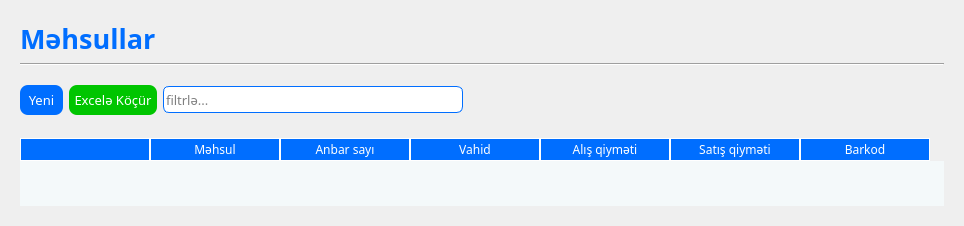
         <widget class="QWidget" name="products_page">
          <layout class="QVBoxLayout" name="verticalLayout_11">
           <item>
            <widget class="QWidget" name="products_widget" native="true">
             <property name="font">
              <font>
               <family>Sans Serif</family>
              </font>
             </property>
             <property name="focusPolicy">
              <enum>Qt::NoFocus</enum>
             </property>
             <layout class="QVBoxLayout" name="verticalLayout_10">
              <item>
               <widget class="QLabel" name="label_products">
                <property name="font">
                 <font>
                  <family>Sans Serif</family>
                  <pointsize>20</pointsize>
                  <weight>75</weight>
                  <bold>true</bold>
                 </font>
                </property>
                <property name="focusPolicy">
                 <enum>Qt::NoFocus</enum>
                </property>
                <property name="styleSheet">
                 <string notr="true">background-color:transparent;
color:#006EFF;</string>
                </property>
                <property name="text">
                 <string>Məhsullar</string>
                </property>
               </widget>
              </item>
              <item>
               <widget class="Line" name="line_3">
                <property name="font">
                 <font>
                  <family>Sans Serif</family>
                 </font>
                </property>
                <property name="focusPolicy">
                 <enum>Qt::NoFocus</enum>
                </property>
                <property name="orientation">
                 <enum>Qt::Horizontal</enum>
                </property>
               </widget>
              </item>
              <item>
               <spacer name="verticalSpacer_9">
                <property name="font">
                 <font>
                  <family>Sans Serif</family>
                 </font>
                </property>
                <property name="focusPolicy">
                 <enum>Qt::NoFocus</enum>
                </property>
                <property name="orientation">
                 <enum>Qt::Vertical</enum>
                </property>
                <property name="sizeType">
                 <enum>QSizePolicy::Fixed</enum>
                </property>
                <property name="sizeHint" stdset="0">
                 <size>
                  <width>20</width>
                  <height>13</height>
                 </size>
                </property>
               </spacer>
              </item>
              <item>
               <layout class="QHBoxLayout" name="horizontalLayout">
                <item>
                 <widget class="QPushButton" name="button_new_product">
                  <property name="maximumSize">
                   <size>
                    <width>125</width>
                    <height>16777215</height>
                   </size>
                  </property>
                  <property name="font">
                   <font>
                    <family>Sans Serif</family>
                    <pointsize>10</pointsize>
                    <weight>50</weight>
                    <bold>false</bold>
                   </font>
                  </property>
                  <property name="cursor">
                   <cursorShape>PointingHandCursor</cursorShape>
                  </property>
                  <property name="focusPolicy">
                   <enum>Qt::NoFocus</enum>
                  </property>
                  <property name="toolTip">
                   <string>Ctrl+N</string>
                  </property>
                  <property name="styleSheet">
                   <string notr="true">QPushButton{
	background-color:#006EFF;
	color:white;
	border:none;
	border-radius:8px;
	height:30px;
	padding:0 5px 0 5px;
}

QPushButton:hover {
    background-color:rgb(2, 100, 221); 
}

QPushButton:pressed {
    background-color: #006EFF; 
}</string>
                  </property>
                  <property name="text">
                   <string> Yeni </string>
                  </property>
                  <property name="icon">
                   <iconset resource="resources.qrc">
                    <normaloff>:/icons/add_product.png</normaloff>:/icons/add_product.png</iconset>
                  </property>
                  <property name="iconSize">
                   <size>
                    <width>20</width>
                    <height>20</height>
                   </size>
                  </property>
                  <property name="shortcut">
                   <string>Ctrl+N</string>
                  </property>
                  <property name="checkable">
                   <bool>true</bool>
                  </property>
                  <property name="autoExclusive">
                   <bool>true</bool>
                  </property>
                 </widget>
                </item>
                <item>
                 <widget class="QPushButton" name="button_export_excel_products">
                  <property name="maximumSize">
                   <size>
                    <width>155</width>
                    <height>16777215</height>
                   </size>
                  </property>
                  <property name="font">
                   <font>
                    <family>Sans Serif</family>
                    <pointsize>10</pointsize>
                    <weight>50</weight>
                    <bold>false</bold>
                   </font>
                  </property>
                  <property name="cursor">
                   <cursorShape>PointingHandCursor</cursorShape>
                  </property>
                  <property name="focusPolicy">
                   <enum>Qt::NoFocus</enum>
                  </property>
                  <property name="toolTip">
                   <string>Ctrl+E</string>
                  </property>
                  <property name="styleSheet">
                   <string notr="true">QPushButton{
	background-color:rgb(0, 197, 0);
	color:white;
	border:none;
	border-radius:8px;
	height:30px;
	padding:0 5px 0 5px;
}

QPushButton:hover {
    background-color:#00ad00; 
}

QPushButton:pressed {
	background-color:rgb(0, 197, 0);
}</string>
                  </property>
                  <property name="text">
                   <string>Excelə Köçür</string>
                  </property>
                  <property name="icon">
                   <iconset resource="resources.qrc">
                    <normaloff>:/icons/excel.png</normaloff>:/icons/excel.png</iconset>
                  </property>
                  <property name="iconSize">
                   <size>
                    <width>20</width>
                    <height>20</height>
                   </size>
                  </property>
                  <property name="shortcut">
                   <string>Ctrl+E</string>
                  </property>
                  <property name="checkable">
                   <bool>true</bool>
                  </property>
                  <property name="autoExclusive">
                   <bool>true</bool>
                  </property>
                 </widget>
                </item>
                <item>
                 <widget class="QLineEdit" name="input_filtr_product">
                  <property name="minimumSize">
                   <size>
                    <width>200</width>
                    <height>0</height>
                   </size>
                  </property>
                  <property name="maximumSize">
                   <size>
                    <width>300</width>
                    <height>16777215</height>
                   </size>
                  </property>
                  <property name="font">
                   <font>
                    <family>Sans Serif</family>
                    <pointsize>10</pointsize>
                   </font>
                  </property>
                  <property name="focusPolicy">
                   <enum>Qt::StrongFocus</enum>
                  </property>
                  <property name="toolTip">
                   <string>Filtrlə</string>
                  </property>
                  <property name="styleSheet">
                   <string notr="true">border:1px solid #006EFF;
background-color: rgb(255, 255, 255);
border-radius:6px;
height:25px
</string>
                  </property>
                  <property name="maxLength">
                   <number>100</number>
                  </property>
                  <property name="placeholderText">
                   <string>filtrlə...</string>
                  </property>
                  <property name="clearButtonEnabled">
                   <bool>true</bool>
                  </property>
                 </widget>
                </item>
                <item>
                 <widget class="QPushButton" name="button_filtr_product">
                  <property name="maximumSize">
                   <size>
                    <width>20</width>
                    <height>16777215</height>
                   </size>
                  </property>
                  <property name="font">
                   <font>
                    <family>Sans Serif</family>
                   </font>
                  </property>
                  <property name="cursor">
                   <cursorShape>PointingHandCursor</cursorShape>
                  </property>
                  <property name="focusPolicy">
                   <enum>Qt::StrongFocus</enum>
                  </property>
                  <property name="toolTip">
                   <string>Axtar - Enter</string>
                  </property>
                  <property name="styleSheet">
                   <string notr="true">border:none</string>
                  </property>
                  <property name="text">
                   <string/>
                  </property>
                  <property name="icon">
                   <iconset resource="resources.qrc">
                    <normaloff>:/icons/search-icon.png</normaloff>:/icons/search-icon.png</iconset>
                  </property>
                  <property name="iconSize">
                   <size>
                    <width>20</width>
                    <height>20</height>
                   </size>
                  </property>
                  <property name="shortcut">
                   <string>Return</string>
                  </property>
                  <property name="checkable">
                   <bool>true</bool>
                  </property>
                 </widget>
                </item>
                <item>
                 <spacer name="horizontalSpacer_6">
                  <property name="font">
                   <font>
                    <family>Sans Serif</family>
                   </font>
                  </property>
                  <property name="focusPolicy">
                   <enum>Qt::NoFocus</enum>
                  </property>
                  <property name="orientation">
                   <enum>Qt::Horizontal</enum>
                  </property>
                  <property name="sizeHint" stdset="0">
                   <size>
                    <width>20</width>
                    <height>20</height>
                   </size>
                  </property>
                 </spacer>
                </item>
               </layout>
              </item>
              <item>
               <spacer name="verticalSpacer_10">
                <property name="font">
                 <font>
                  <family>Sans Serif</family>
                 </font>
                </property>
                <property name="focusPolicy">
                 <enum>Qt::NoFocus</enum>
                </property>
                <property name="orientation">
                 <enum>Qt::Vertical</enum>
                </property>
                <property name="sizeType">
                 <enum>QSizePolicy::Fixed</enum>
                </property>
                <property name="sizeHint" stdset="0">
                 <size>
                  <width>17</width>
                  <height>17</height>
                 </size>
                </property>
               </spacer>
              </item>
              <item>
               <widget class="QTableWidget" name="table_products">
                <property name="font">
                 <font>
                  <family>Sans Serif</family>
                 </font>
                </property>
                <property name="cursor" stdset="0">
                 <cursorShape>PointingHandCursor</cursorShape>
                </property>
                <property name="focusPolicy">
                 <enum>Qt::NoFocus</enum>
                </property>
                <property name="styleSheet">
                 <string notr="true">QHeaderView::section{
	background-color:#006EFF;
	color:white;
	border:1px solid white;
}

QTableWidget{
	background-color:#f4f9fa;
}

QTableWidget::item {
	background-color:rgb(230, 234, 255);
	border:4px solid #f4f9fa;
	border-right:0px;
	border-left:0px;
	border-bottom:0px;
}

QTableWidget::item:selected {
    background-color: #006EFF;
    color: white;
}</string>
                </property>
                <property name="frameShape">
                 <enum>QFrame::NoFrame</enum>
                </property>
                <property name="sizeAdjustPolicy">
                 <enum>QAbstractScrollArea::AdjustToContents</enum>
                </property>
                <property name="editTriggers">
                 <set>QAbstractItemView::NoEditTriggers</set>
                </property>
                <property name="tabKeyNavigation">
                 <bool>false</bool>
                </property>
                <property name="showDropIndicator" stdset="0">
                 <bool>false</bool>
                </property>
                <property name="dragDropOverwriteMode">
                 <bool>false</bool>
                </property>
                <property name="alternatingRowColors">
                 <bool>true</bool>
                </property>
                <property name="selectionMode">
                 <enum>QAbstractItemView::SingleSelection</enum>
                </property>
                <property name="showGrid">
                 <bool>false</bool>
                </property>
                <property name="gridStyle">
                 <enum>Qt::NoPen</enum>
                </property>
                <property name="rowCount">
                 <number>0</number>
                </property>
                <attribute name="horizontalHeaderMinimumSectionSize">
                 <number>30</number>
                </attribute>
                <attribute name="horizontalHeaderDefaultSectionSize">
                 <number>130</number>
                </attribute>
                <attribute name="verticalHeaderVisible">
                 <bool>false</bool>
                </attribute>
                <attribute name="verticalHeaderMinimumSectionSize">
                 <number>19</number>
                </attribute>
                <attribute name="verticalHeaderDefaultSectionSize">
                 <number>30</number>
                </attribute>
                <attribute name="verticalHeaderHighlightSections">
                 <bool>false</bool>
                </attribute>
                <column>
                 <property name="text">
                  <string/>
                 </property>
                </column>
                <column>
                 <property name="text">
                  <string>Məhsul</string>
                 </property>
                </column>
                <column>
                 <property name="text">
                  <string>Anbar sayı</string>
                 </property>
                </column>
                <column>
                 <property name="text">
                  <string>Vahid</string>
                 </property>
                </column>
                <column>
                 <property name="text">
                  <string>Alış qiyməti</string>
                 </property>
                </column>
                <column>
                 <property name="text">
                  <string>Satış qiyməti</string>
                 </property>
                </column>
                <column>
                 <property name="text">
                  <string>Barkod</string>
                 </property>
                </column>
               </widget>
              </item>
             </layout>
            </widget>
           </item>
          </layout>
         </widget>
